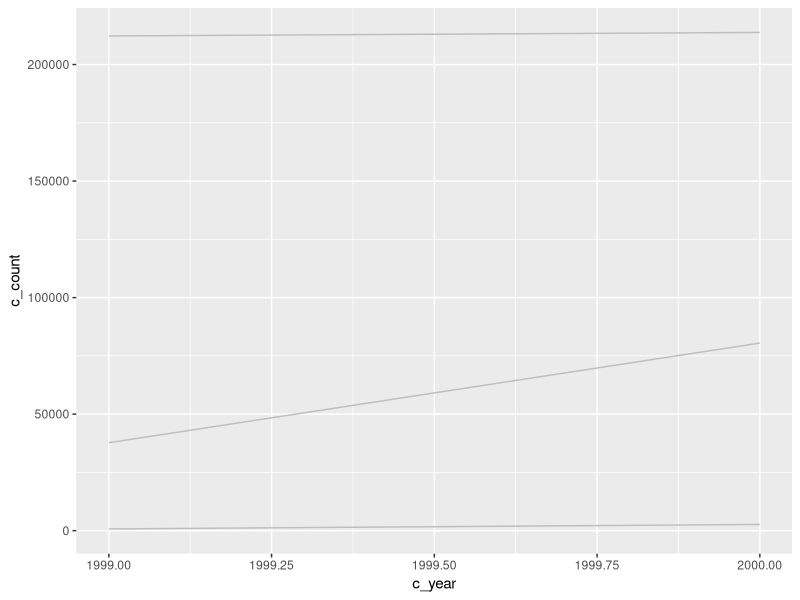

Here is the R script that generated this plot:
## ---- chunk 1
knitr::opts_chunk$set(echo = TRUE)
library(tidyverse)
## ---- chunk 2
table1 #Pais, año, casos y poblacion
table2 #Pais año, tipo de dato, dato
table3 #Pais, año, ratio
table4a #Pais, casos en 1999, casos en 2000
table4b # Pais, poblacion 99 y poblacion 00
table5 #Pais, siglo-1, dos ultimos digitos del año, ratio
## ---- chunk 3
casos <- filter(table2, type == "cases")
names(casos) = c("c_country", "c_year", "c_type", "c_count")
pop <- filter(table2, type == "population")
names(pop) = c("p_country", "p_year", "p_type", "p_count")
tabla <- cbind(casos,pop)
mutate(tabla,
       rate = c_count/p_count*100000) #Casos por 100.000 habitantes
## ---- chunk 4
tabla %>%
  ggplot(aes(c_year, c_count)) +
  geom_line(aes(group = c_country), color = "grey")
#Para hacerlo igual tendriamos que ayudarnos de la transformacion que hemos hecho antes
## ---- chunk 5
roi <- tibble(
  year = c(rep(2016,4), rep(2017,4), 2018),
  quarter = c(rep(c(1,2,3,4),2),1),
  return = rnorm(9, mean = 0.5, sd = 1)
)

roi %>%
  spread(year, return) %>%
  gather("year", "return", `2016`:`2018`)

#Año era un entero y ahora es un character
## ---- chunk 6
#if TRUE will automatically convert values to logical, integer, numeric, complex or factor as appropriate
## ---- chunk 7
table4a %>% gather(`1999`,`2000`, key = "year", value = "cases")
## ---- chunk 8
people <- tribble(
  ~name,         ~key,   ~value, ~obs,
  #-------------|-------|-------|------
  "Juan Gabriel", "age",     30, 1,
  "Juan Gabriel", "weight",  71, 1,
  "Juan Gabriel", "age",     18, 2,
  "Ricardo",      "age",     55, 1,
  "Ricardo",      "age",     75, 2
)
spread(people, key, value)
#La edad de JB esta dos veces al igual que la de ricardo.
## ---- chunk 9
pregnancy <- tribble(
  ~pregnant, ~male, ~female,
  #--------|------|---------
  "yes",    NA,    32,
  "no",     85,    43
)
pregnancy %>%
gather("male", "female", key = sexo, value = count)
## ---- chunk 10
#Extra
tibble(x = c("a,b,c", "d,e,f,g","h,i,j")) %>%
  separate(x, c("x", "y", "z"), extra = "warn")

tibble(x = c("a,b,c", "d,e,f,g","h,i,j")) %>%
  separate(x, c("x", "y", "z"), extra = "drop")

tibble(x = c("a,b,c", "d,e,f,g","h,i,j")) %>%
  separate(x, c("x", "y", "z"), extra = "merge")
#Fill
tibble(x = c("a,b,c", "d,e","f,g,h")) %>%
  separate(x, c("x", "y", "z"), fill="warn")

tibble(x = c("a,b,c", "d,e","f,g,h")) %>%
  separate(x, c("x", "y", "z"), fill="right")

tibble(x = c("a,b,c", "d,e","f,g,h")) %>%
  separate(x, c("x", "y", "z"), fill="left")
